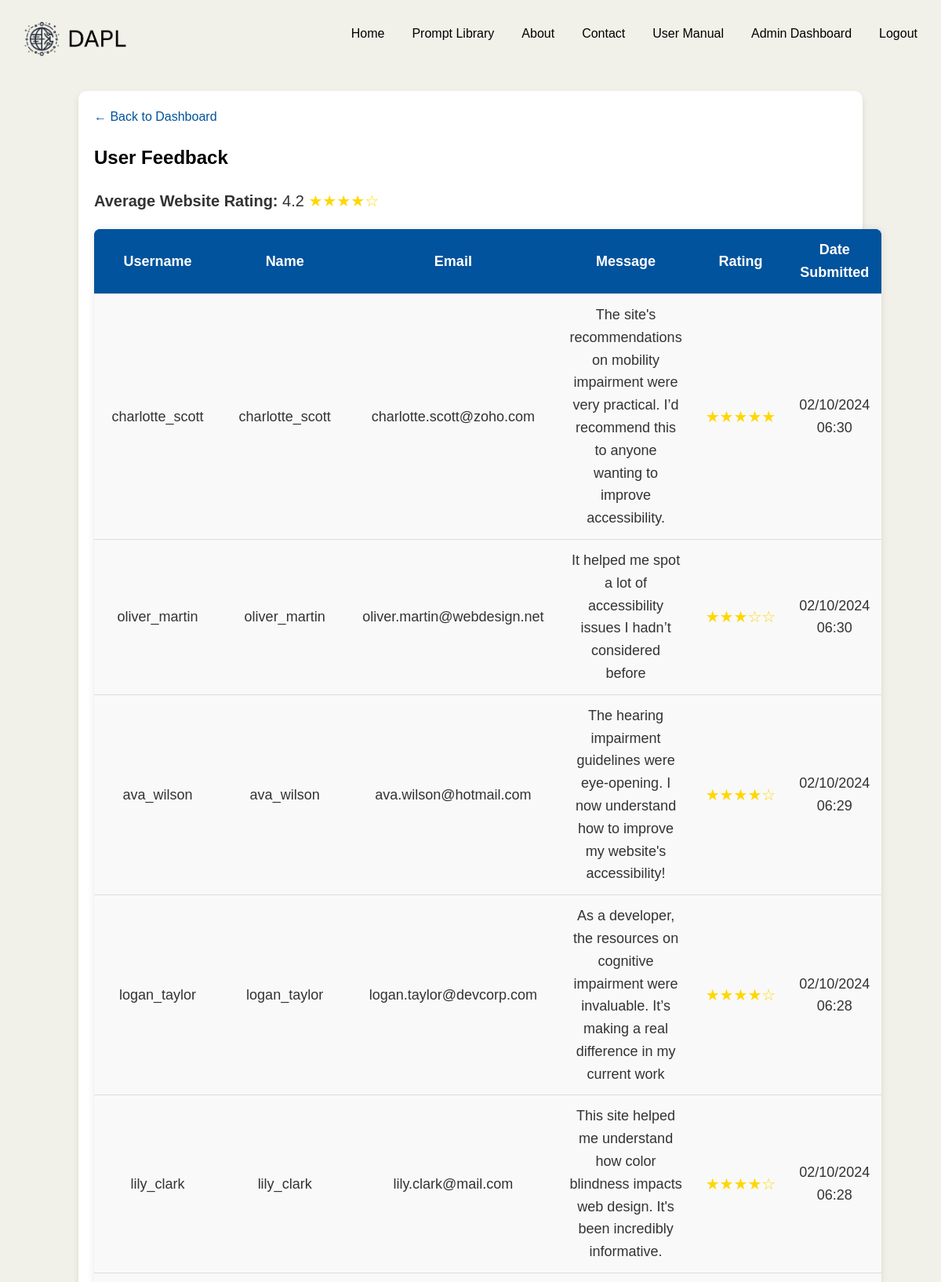
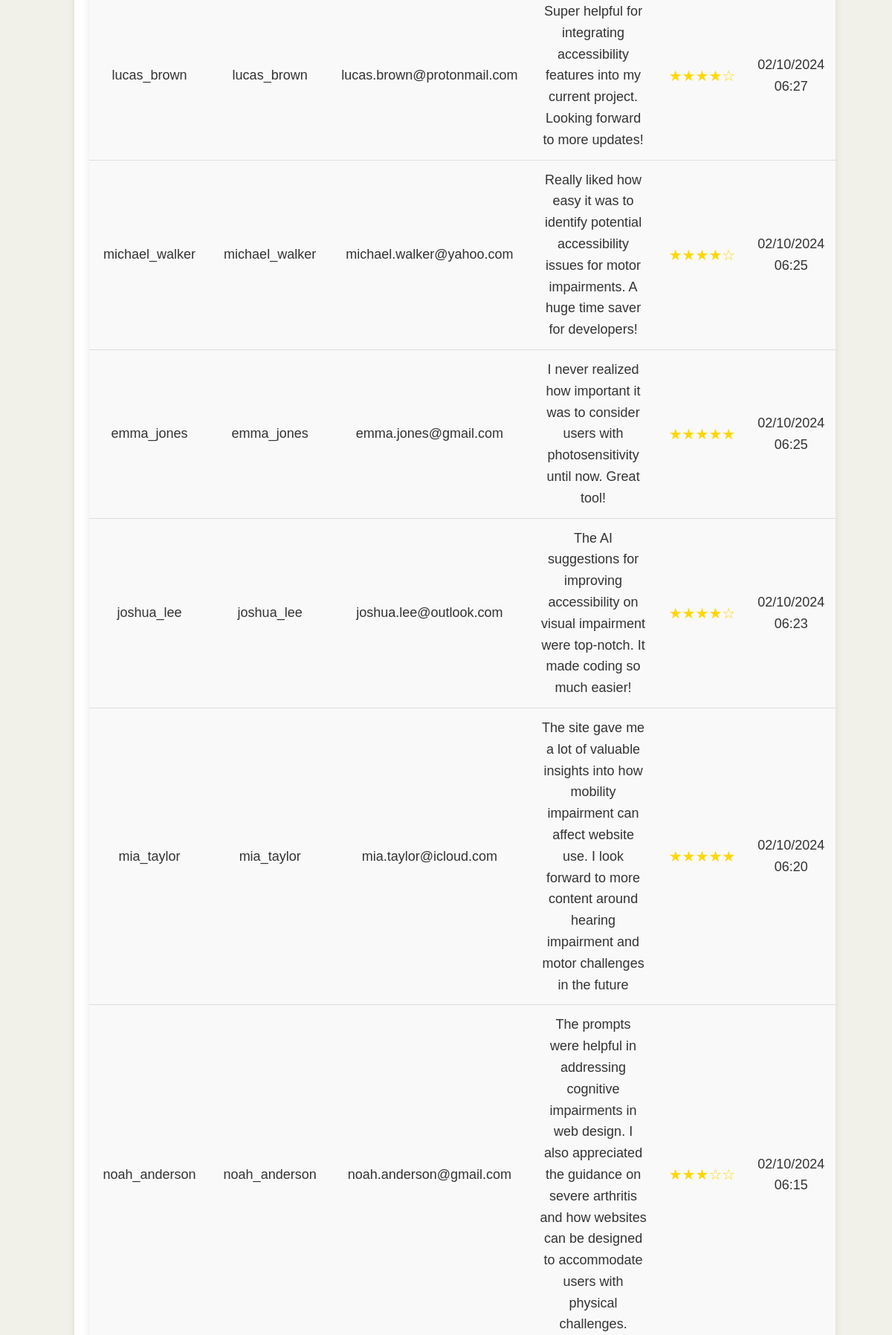
Screenshot of /feedback.php (signed in, upper part) with the database file from the repository (2 pictures, top to bottom).
### tables this page shows
CREATE TABLE `feedback` (
  `feedback_id` int(11) NOT NULL,
  `user_id` int(11) DEFAULT NULL,
  `name` varchar(255) DEFAULT NULL,
  `email` varchar(255) DEFAULT NULL,
  `message` text DEFAULT NULL,
  `created_at` timestamp NOT NULL DEFAULT current_timestamp(),
  `rating` int(1) DEFAULT NULL
);

CREATE TABLE `users` (
  `user_id` int(11) NOT NULL,
  `username` varchar(50) NOT NULL,
  `email` varchar(100) NOT NULL,
  `password` varchar(255) NOT NULL,
  `date_created` timestamp NOT NULL DEFAULT current_timestamp(),
  `role` enum('general_user','admin','developer') DEFAULT NULL
);

### feedback.php (the view, shortened to what this page needs)
<?php
include('config.php');
$stmt = $conn->prepare("
    SELECT f.name, f.email, f.message, u.username,
           DATE_FORMAT(f.created_at, '%d/%m/%Y %H:%i') AS created_at,
           f.rating
    FROM feedback f
    JOIN users u ON f.user_id = u.user_id
    ORDER BY f.created_at DESC
");
$stmt->execute();
$result = $stmt->get_result();
$feedbacks = $result->fetch_all(MYSQLI_ASSOC);
$averageRatingStmt = $conn->prepare("SELECT AVG(rating) as average_rating FROM feedback WHERE rating IS NOT NULL");
$averageRatingStmt->execute();
$averageRatingResult = $averageRatingStmt->get_result();
$averageRatingRow = $averageRatingResult->fetch_assoc();
$averageRating = round($averageRatingRow['average_rating'], 1);
function displayStars($rating) {
    $fullStars = floor($rating);
    $emptyStars = 5 - $fullStars;
    $stars = str_repeat('★', $fullStars);
    $stars .= str_repeat('☆', $emptyStars);
    return $stars;
}
?>
<!DOCTYPE html>
<html lang="en">
<head>
    <link rel="stylesheet" href="styles.css">
</head>
<body>
<?php include('header.php'); ?>
<div class="container">
    <a href="admin_dashboard.php" class="back-link">&larr; Back to Dashboard</a>
    <h1>User Feedback</h1>
    <div class="average-rating">
        <strong>Average Website Rating:</strong> <?= $averageRating ?>
        <span class="stars"><?= displayStars($averageRating) ?></span>
    </div>
    <table class="user-table">
        <thead>
            <tr>
                <th>Username</th>
                <th>Name</th>
                <th>Email</th>
                <th>Message</th>
                <th>Rating</th>
                <th>Date Submitted</th>
            </tr>
        </thead>
        <tbody>
            <?php foreach ($feedbacks as $feedback): ?>
            <tr>
                <td><?= htmlspecialchars($feedback['username']) ?></td>
                <td><?= htmlspecialchars($feedback['name']) ?></td>
                <td><?= htmlspecialchars($feedback['email']) ?></td>
                <td><?= htmlspecialchars($feedback['message']) ?></td>
                <td><span class="stars"><?= displayStars($feedback['rating']) ?></span></td>
                <td><?= htmlspecialchars($feedback['created_at']) ?></td>
            </tr>
            <?php endforeach; ?>
        </tbody>
    </table>
</div>
</body>
</html>

### styles.css (style rules this page uses)
body { font-family: Arial, sans-serif; background-color: #F1F1E9; color: #333; margin: 0; padding: 0; line-height: 1.6; }
.container { width: 80%; margin: auto; padding: 20px; background-color: white; border-radius: 8px; box-shadow: 0 0 10px rgba(0, 0, 0, 0.1); }
h1 { color: #413932; }
.container { max-width: 6000px; margin: 0 auto; padding: 20px; background-color: #ffffff; border-radius: 10px; box-shadow: 0 4px 8px rgba(0, 0, 0, 0.1); }

### feedback.php (style rules this page uses)
.user-table { width: 100%; border-collapse: collapse; margin: 20px 0; font-size: 18px; text-align: left; background-color: #f9f9f9; border-radius: 8px; overflow: hidden; box-shadow: 0 0 10px rgba(0, 0, 0, 0.1); }
.user-table thead { background-color: #00539CFF; color: white; }
.user-table th, .user-table td { padding: 12px 15px; border-bottom: 1px solid #ddd; }
.user-table th { text-align: center; background-color: #00539CFF; }
.user-table td { text-align: center; }
h1 { color: black; font-size: 24px; font-family: Arial, sans-serif; margin-bottom: 20px; }
.average-rating { font-size: 20px; margin-bottom: 20px; }
.stars { color: gold; font-size: 20px; }
.back-link { display: block; margin-bottom: 20px; font-size: 16px; color: #00539CFF; text-decoration: none; }

### rows the page displays
feedback: user.username "charlotte_scott", name "charlotte_scott", email "charlotte.scott@zoho.com", message "The site's recommendations on mobility impairment were very practical. I’d recommend this to anyone wanting to improve accessibility.", rating "★★★★★", created_at "02/10/2024 06:30"
feedback: user.username "oliver_martin", name "oliver_martin", email "oliver.martin@webdesign.net", message "It helped me spot a lot of accessibility issues I hadn’t considered before", rating "★★★☆☆", created_at "02/10/2024 06:30"
feedback: user.username "ava_wilson", name "ava_wilson", email "ava.wilson@hotmail.com", message "The hearing impairment guidelines were eye-opening. I now understand how to improve my website's accessibility!", rating "★★★★☆", created_at "02/10/2024 06:29"
feedback: user.username "logan_taylor", name "logan_taylor", email "logan.taylor@devcorp.com", message "As a developer, the resources on cognitive impairment were invaluable. It’s making a real difference in my current work", rating "★★★★☆", created_at "02/10/2024 06:28"
feedback: user.username "lily_clark", name "lily_clark", email "lily.clark@mail.com", message "This site helped me understand how color blindness impacts web design. It's been incredibly informative.", rating "★★★★☆", created_at "02/10/2024 06:28"
feedback: user.username "lucas_brown", name "lucas_brown", email "lucas.brown@protonmail.com", message "Super helpful for integrating accessibility features into my current project. Looking forward to more updates!", rating "★★★★☆", created_at "02/10/2024 06:27"
feedback: user.username "michael_walker", name "michael_walker", email "michael.walker@yahoo.com", message "Really liked how easy it was to identify potential accessibility issues for motor impairments. A huge time saver for developers!", rating "★★★★☆", created_at "02/10/2024 06:25"
feedback: user.username "emma_jones", name "emma_jones", email "emma.jones@gmail.com", message "I never realized how important it was to consider users with photosensitivity until now. Great tool!", rating "★★★★★", created_at "02/10/2024 06:25"
feedback: user.username "joshua_lee", name "joshua_lee", email "joshua.lee@outlook.com", message "The AI suggestions for improving accessibility on visual impairment were top-notch. It made coding so much easier!", rating "★★★★☆", created_at "02/10/2024 06:23"
feedback: user.username "mia_taylor", name "mia_taylor", email "mia.taylor@icloud.com", message "The site gave me a lot of valuable insights into how mobility impairment can affect website use. I look forward to more content around hearing impairment and motor challenges in the future", rating "★★★★★", created_at "02/10/2024 06:20"
feedback: user.username "noah_anderson", name "noah_anderson", email "noah.anderson@gmail.com", message "The prompts were helpful in addressing cognitive impairments in web design. I also appreciated the guidance on severe arthritis and how websites can be designed to accommodate users with physical challenges.", rating "★★★☆☆", created_at "02/10/2024 06:15"

### other values shown
$averageRating "4.2"
displayStars($averageRating) "★★★★☆"
